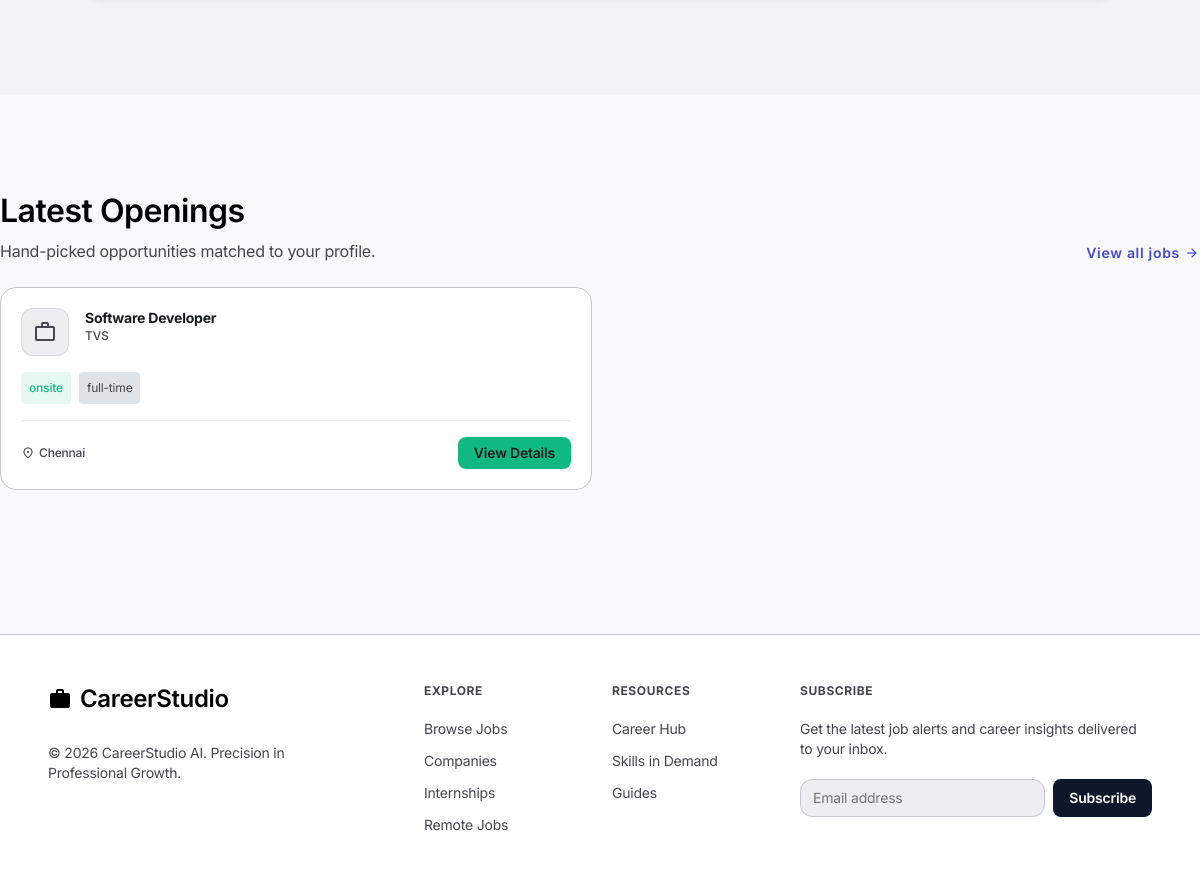
/ (signed in, lower part), run on an earlier commit of the app's database.
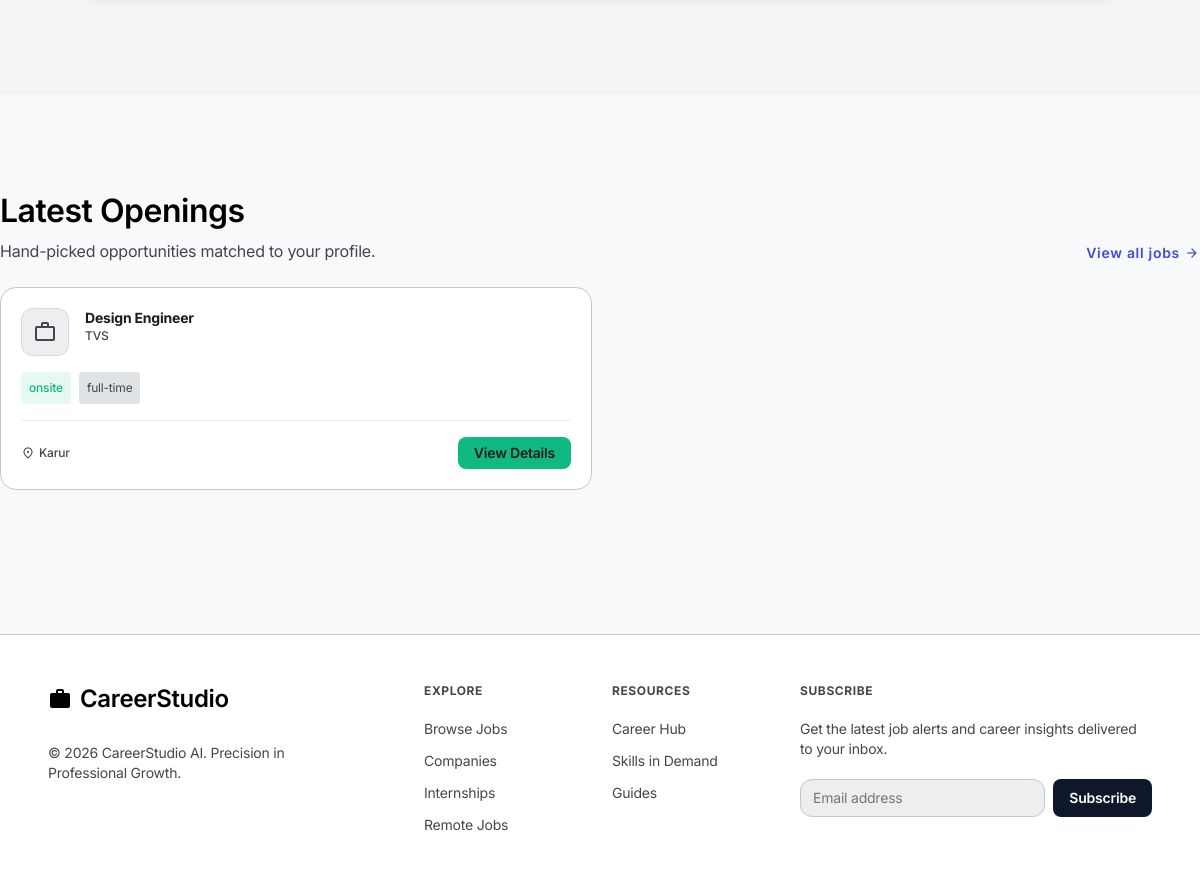
And on a later commit of the database.
### tables this page shows
CREATE TABLE `jobs` (
  `id` int(10) UNSIGNED NOT NULL,
  `company_id` int(10) UNSIGNED NOT NULL,
  `title` varchar(150) NOT NULL,
  `description` text NOT NULL,
  `requirements` text DEFAULT NULL,
  `skills_required` varchar(500) DEFAULT NULL,
  `salary` varchar(100) DEFAULT NULL,
  `job_type` enum('full-time','part-time','internship','contract') NOT NULL,
  `location` varchar(150) DEFAULT NULL,
  `work_mode` enum('remote','hybrid','onsite') NOT NULL DEFAULT 'onsite',
  `vacancy_count` smallint(5) UNSIGNED NOT NULL DEFAULT 1,
  `deadline` date DEFAULT NULL,
  `status` enum('open','closed') NOT NULL DEFAULT 'open',
  `created_at` datetime NOT NULL DEFAULT current_timestamp(),
  `updated_at` datetime NOT NULL DEFAULT current_timestamp() ON UPDATE current_timestamp()
);

CREATE TABLE `companies` (
  `id` int(10) UNSIGNED NOT NULL,
  `user_id` int(10) UNSIGNED NOT NULL,
  `company_name` varchar(150) NOT NULL,
  `description` text DEFAULT NULL,
  `website` varchar(255) DEFAULT NULL,
  `location` varchar(150) DEFAULT NULL,
  `created_at` datetime NOT NULL DEFAULT current_timestamp(),
  `updated_at` datetime NOT NULL DEFAULT current_timestamp() ON UPDATE current_timestamp(),
  `industry` varchar(150) DEFAULT NULL,
  `company_size` varchar(100) DEFAULT NULL
);

### functions.php (called while the page is built, shortened)
<?php
function e(?string $value): string
{
    return htmlspecialchars((string) $value, ENT_QUOTES, 'UTF-8');
}

### index.php (the view, shortened to what this page needs)
<?php
$pdo = get_db();
$stmt = $pdo->query(
  'SELECT j.id, j.title, j.job_type, j.work_mode, j.location, c.company_name
     FROM jobs j
     INNER JOIN companies c ON j.company_id = c.id
     WHERE j.status = "open"
     ORDER BY j.created_at DESC
     LIMIT 4'
);
$latestJobs = $stmt->fetchAll();
require __DIR__ . '/site-nav.php';
?>
<main>
  <section class="bg-gray-section section-padding">
  </section>
  <?php if ($latestJobs): ?>
    <section class="container section-padding">
      <div class="section-header">
        <div>
          <h2 class="headline-lg" style="margin-bottom: 8px;">Latest Openings</h2>
          <p class="body-md text-variant">Hand-picked opportunities matched to your profile.</p>
        </div>
        <a class="label-md view-all" href="jobs.php">
          View all jobs <span class="material-symbols-outlined" style="font-size: 16px;">arrow_forward</span>
        </a>
      </div>
      <div class="job-grid">
        <?php foreach ($latestJobs as $job): ?>
          <div class="job-card hover-lift">
            <div>
              <div class="job-card-header">
                <div class="job-company">
                  <div class="company-logo">
                    <span class="material-symbols-outlined text-variant">work</span>
                  </div>
                  <div>
                    <h3 class="label-md" style="font-weight: 700;">
                      <a href="jobs.php?id=<?= (int) $job['id'] ?>"><?= e($job['title']) ?></a>
                    </h3>
                    <p class="label-sm text-variant"><?= e($job['company_name']) ?></p>
                  </div>
                </div>
              </div>
              <div class="job-tags">
                <span class="tag-green"><?= e($job['work_mode']) ?></span>
                <span class="tag-gray"><?= e($job['job_type']) ?></span>
              </div>
            </div>
            <div class="job-footer">
              <div class="label-sm text-variant" style="display: flex; align-items: center; gap: 4px;">
                <span class="material-symbols-outlined" style="font-size: 14px;">location_on</span>
                <?= $job['location'] ? e($job['location']) : 'Remote' ?>
              </div>
              <a href="jobs.php?id=<?= (int) $job['id'] ?>" class="btn btn-sm btn-success label-sm">View Details</a>
            </div>
          </div>
        <?php endforeach; ?>
      </div>
    </section>
  <?php endif; ?>
</main>
<?php require __DIR__ . '/site-footer.php'; ?>

What changed in the data, as far as the page shows it:
no longer on this page (row edited): jobs: title "Software Developer", company.company_name "TVS", work_mode "onsite", job_type "full-time", location "Chennai"
now on this page (row edited): jobs: title "Design Engineer", company.company_name "TVS", work_mode "onsite", job_type "full-time", location "Karur"
